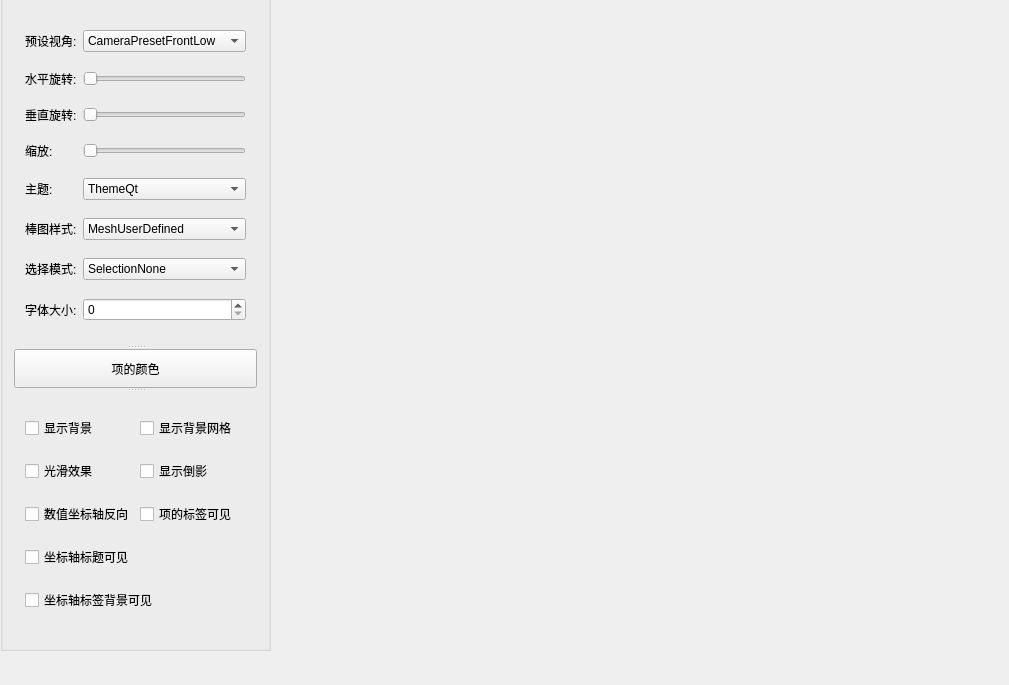
<?xml version="1.0" encoding="UTF-8"?>
<ui version="4.0">
 <class>MainWindow</class>
 <widget class="QMainWindow" name="MainWindow">
  <property name="geometry">
   <rect>
    <x>0</x>
    <y>0</y>
    <width>1009</width>
    <height>685</height>
   </rect>
  </property>
  <property name="windowTitle">
   <string>MainWindow</string>
  </property>
  <widget class="QWidget" name="centralWidget">
   <widget class="QGroupBox" name="groupBox">
    <property name="geometry">
     <rect>
      <x>0</x>
      <y>-10</y>
      <width>271</width>
      <height>661</height>
     </rect>
    </property>
    <property name="title">
     <string/>
    </property>
    <layout class="QVBoxLayout" name="verticalLayout">
     <item>
      <widget class="QSplitter" name="splitter">
       <property name="orientation">
        <enum>Qt::Vertical</enum>
       </property>
       <widget class="QWidget" name="layoutWidget">
        <layout class="QGridLayout" name="gridLayout_2">
         <item row="4" column="1">
          <widget class="QComboBox" name="cBoxTheme">
           <item>
            <property name="text">
             <string>ThemeQt</string>
            </property>
           </item>
           <item>
            <property name="text">
             <string>ThemePrimaryColors</string>
            </property>
           </item>
           <item>
            <property name="text">
             <string>ThemeDigia</string>
            </property>
           </item>
           <item>
            <property name="text">
             <string>ThemeStoneMoss</string>
            </property>
           </item>
           <item>
            <property name="text">
             <string>ThemeArmyBlue</string>
            </property>
           </item>
           <item>
            <property name="text">
             <string>ThemeRetro</string>
            </property>
           </item>
           <item>
            <property name="text">
             <string>ThemeEbony</string>
            </property>
           </item>
           <item>
            <property name="text">
             <string>ThemeIsabelle</string>
            </property>
           </item>
           <item>
            <property name="text">
             <string>ThemeUserDefined</string>
            </property>
           </item>
          </widget>
         </item>
         <item row="0" column="1">
          <widget class="QComboBox" name="cBoxPreVisualAngle">
           <item>
            <property name="text">
             <string>CameraPresetFrontLow</string>
            </property>
           </item>
           <item>
            <property name="text">
             <string>CameraPresetFront</string>
            </property>
           </item>
           <item>
            <property name="text">
             <string>CameraPresetFrontHigh</string>
            </property>
           </item>
           <item>
            <property name="text">
             <string>CameraPresetLeftLow</string>
            </property>
           </item>
           <item>
            <property name="text">
             <string>CameraPresetLeft</string>
            </property>
           </item>
           <item>
            <property name="text">
             <string>CameraPresetLeftHigh</string>
            </property>
           </item>
           <item>
            <property name="text">
             <string>CameraPresetRightLow</string>
            </property>
           </item>
           <item>
            <property name="text">
             <string>新建项目</string>
            </property>
           </item>
           <item>
            <property name="text">
             <string>新建项目</string>
            </property>
           </item>
           <item>
            <property name="text">
             <string>新建项目</string>
            </property>
           </item>
          </widget>
         </item>
         <item row="6" column="0">
          <widget class="QLabel" name="label_7">
           <property name="text">
            <string>选择模式:</string>
           </property>
          </widget>
         </item>
         <item row="7" column="0">
          <widget class="QLabel" name="label_8">
           <property name="text">
            <string>字体大小:</string>
           </property>
          </widget>
         </item>
         <item row="2" column="0">
          <widget class="QLabel" name="label_3">
           <property name="text">
            <string>垂直旋转:</string>
           </property>
          </widget>
         </item>
         <item row="1" column="1">
          <widget class="QSlider" name="hSliderHRotation">
           <property name="orientation">
            <enum>Qt::Horizontal</enum>
           </property>
          </widget>
         </item>
         <item row="3" column="1">
          <widget class="QSlider" name="hSliderZoom">
           <property name="orientation">
            <enum>Qt::Horizontal</enum>
           </property>
          </widget>
         </item>
         <item row="2" column="1">
          <widget class="QSlider" name="hSliderVRotation">
           <property name="orientation">
            <enum>Qt::Horizontal</enum>
           </property>
          </widget>
         </item>
         <item row="5" column="0">
          <widget class="QLabel" name="label_6">
           <property name="text">
            <string>棒图样式:</string>
           </property>
          </widget>
         </item>
         <item row="6" column="1">
          <widget class="QComboBox" name="cBoxSelectMode">
           <item>
            <property name="text">
             <string>SelectionNone</string>
            </property>
           </item>
           <item>
            <property name="text">
             <string>SelectionItem</string>
            </property>
           </item>
           <item>
            <property name="text">
             <string>SelectionRow</string>
            </property>
           </item>
           <item>
            <property name="text">
             <string>SelectionItemAndRow</string>
            </property>
           </item>
           <item>
            <property name="text">
             <string>SelectionColumn</string>
            </property>
           </item>
           <item>
            <property name="text">
             <string>SelectionItemAndColumn</string>
            </property>
           </item>
           <item>
            <property name="text">
             <string>SelectionRowAndColumn</string>
            </property>
           </item>
           <item>
            <property name="text">
             <string>SelectionItemRowAndColumn</string>
            </property>
           </item>
           <item>
            <property name="text">
             <string>SelectionSlice</string>
            </property>
           </item>
          </widget>
         </item>
         <item row="1" column="0">
          <widget class="QLabel" name="label_2">
           <property name="text">
            <string>水平旋转:</string>
           </property>
          </widget>
         </item>
         <item row="3" column="0">
          <widget class="QLabel" name="label_4">
           <property name="text">
            <string>缩放:</string>
           </property>
          </widget>
         </item>
         <item row="7" column="1">
          <widget class="QSpinBox" name="sBoxTypefaceSize"/>
         </item>
         <item row="4" column="0">
          <widget class="QLabel" name="label_5">
           <property name="text">
            <string>主题:</string>
           </property>
          </widget>
         </item>
         <item row="0" column="0">
          <widget class="QLabel" name="label">
           <property name="text">
            <string>预设视角:</string>
           </property>
          </widget>
         </item>
         <item row="5" column="1">
          <widget class="QComboBox" name="cBoxBarStyle">
           <item>
            <property name="text">
             <string>MeshUserDefined</string>
            </property>
           </item>
           <item>
            <property name="text">
             <string>MeshBar</string>
            </property>
           </item>
           <item>
            <property name="text">
             <string>MeshCube</string>
            </property>
           </item>
           <item>
            <property name="text">
             <string>MeshPyramid</string>
            </property>
           </item>
           <item>
            <property name="text">
             <string>MeshCone</string>
            </property>
           </item>
           <item>
            <property name="text">
             <string>MeshCylinder</string>
            </property>
           </item>
           <item>
            <property name="text">
             <string>MeshBevelBar</string>
            </property>
           </item>
           <item>
            <property name="text">
             <string>MeshBevelCube</string>
            </property>
           </item>
           <item>
            <property name="text">
             <string>MeshSphere</string>
            </property>
           </item>
           <item>
            <property name="text">
             <string>MeshMinimal</string>
            </property>
           </item>
           <item>
            <property name="text">
             <string>MeshArrow</string>
            </property>
           </item>
           <item>
            <property name="text">
             <string>MeshPoint</string>
            </property>
           </item>
          </widget>
         </item>
        </layout>
       </widget>
       <widget class="QPushButton" name="pBtnItemColor">
        <property name="text">
         <string>项的颜色</string>
        </property>
       </widget>
       <widget class="QWidget" name="layoutWidget">
        <layout class="QGridLayout" name="gridLayout">
         <item row="0" column="0">
          <widget class="QCheckBox" name="ckBoxDisplayBackground">
           <property name="text">
            <string>显示背景</string>
           </property>
          </widget>
         </item>
         <item row="0" column="1">
          <widget class="QCheckBox" name="ckBoxDisplayBackgroudGrid">
           <property name="text">
            <string>显示背景网格</string>
           </property>
          </widget>
         </item>
         <item row="1" column="0">
          <widget class="QCheckBox" name="ckBoxSmoothingEffect">
           <property name="text">
            <string>光滑效果</string>
           </property>
          </widget>
         </item>
         <item row="1" column="1">
          <widget class="QCheckBox" name="ckBoxDisplayReflection">
           <property name="text">
            <string>显示倒影</string>
           </property>
          </widget>
         </item>
         <item row="2" column="0">
          <widget class="QCheckBox" name="ckBoxValueAxisReverse">
           <property name="text">
            <string>数值坐标轴反向</string>
           </property>
          </widget>
         </item>
         <item row="2" column="1">
          <widget class="QCheckBox" name="ckBoxItemLabVisible">
           <property name="text">
            <string>项的标签可见</string>
           </property>
          </widget>
         </item>
         <item row="3" column="0">
          <widget class="QCheckBox" name="ckBoxAxisTitleVisible">
           <property name="text">
            <string>坐标轴标题可见</string>
           </property>
          </widget>
         </item>
         <item row="4" column="0" colspan="2">
          <widget class="QCheckBox" name="ckBoxAxisLabBackgroundVisible">
           <property name="text">
            <string>坐标轴标签背景可见</string>
           </property>
          </widget>
         </item>
        </layout>
       </widget>
      </widget>
     </item>
    </layout>
   </widget>
  </widget>
  <widget class="QMenuBar" name="menuBar">
   <property name="geometry">
    <rect>
     <x>0</x>
     <y>0</y>
     <width>1009</width>
     <height>28</height>
    </rect>
   </property>
  </widget>
 </widget>
 <layoutdefault spacing="6" margin="11"/>
 <resources/>
 <connections/>
</ui>
